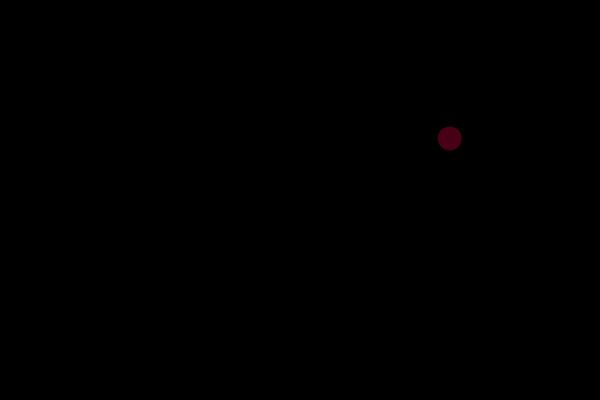
Frame 1 (no input)
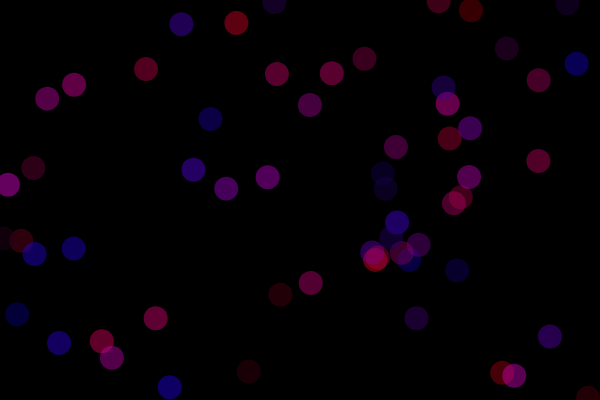
Frame 60 (no input)
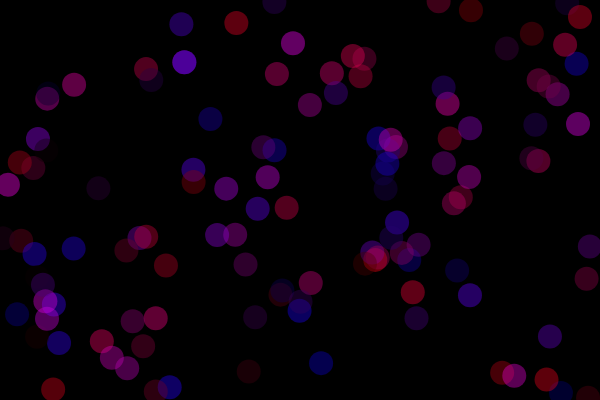
Frame 120 (the mouse pressed at the canvas centre since frame 60)

The p5.js sketch that drew these frames (run headless with seeded random() and noise() and a simulated clock; from frame 60 on, the mouse is pressed at the canvas centre):

// p5.js sketch
// ── sketch.js

let x, y;
let r, g, b;

function setup() {
  createCanvas(600, 400);
  background(0);
}

function draw() {
  r = random(0, 255);
  g = 0;
  b = random(0, 255);
  x = random(0, 600);
  y = random(0, 400);
  noStroke();
  fill (r, g, b, 100);
  circle(x, y, 24);
  

}
